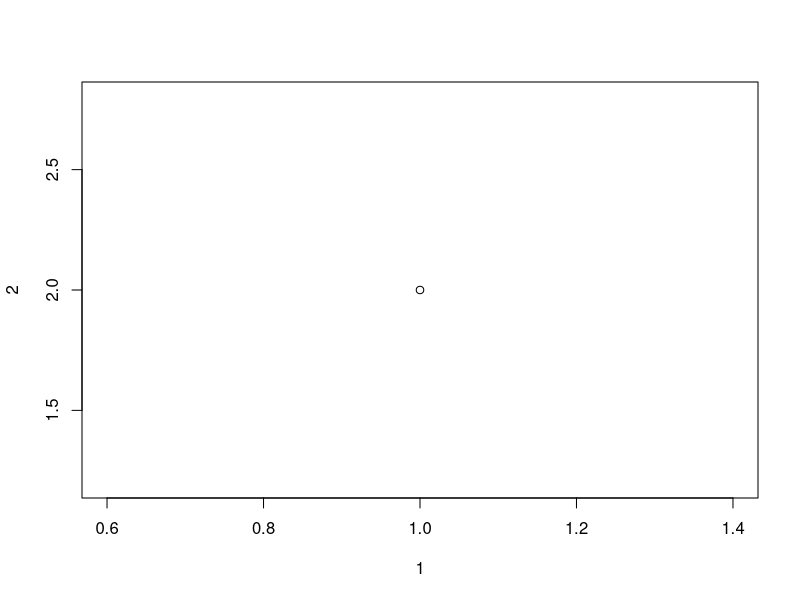
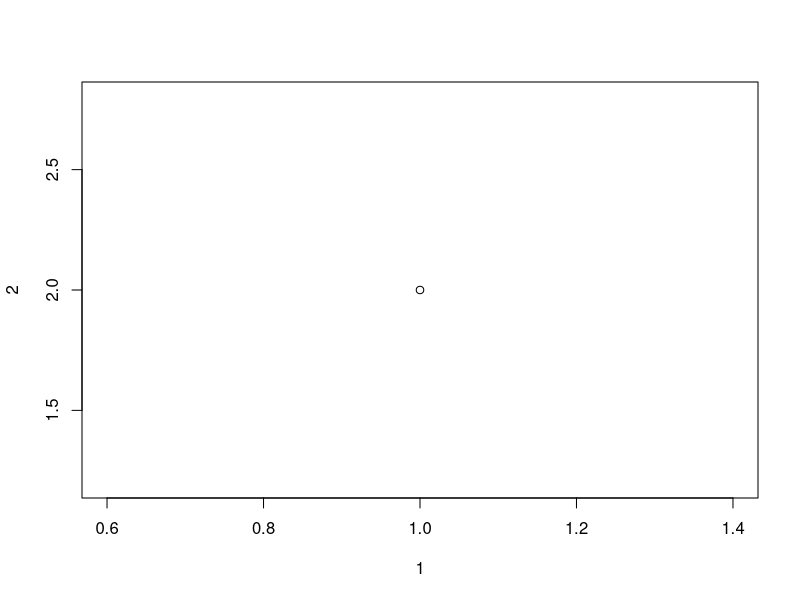
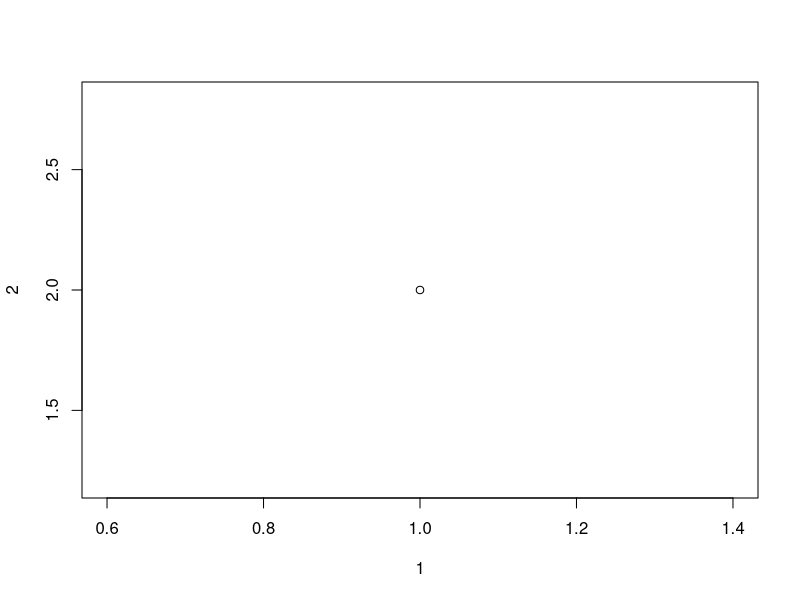
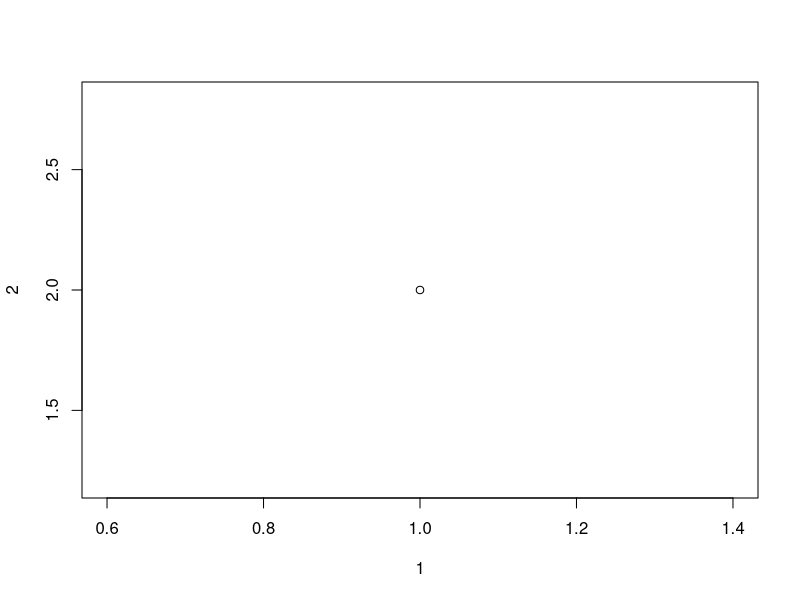
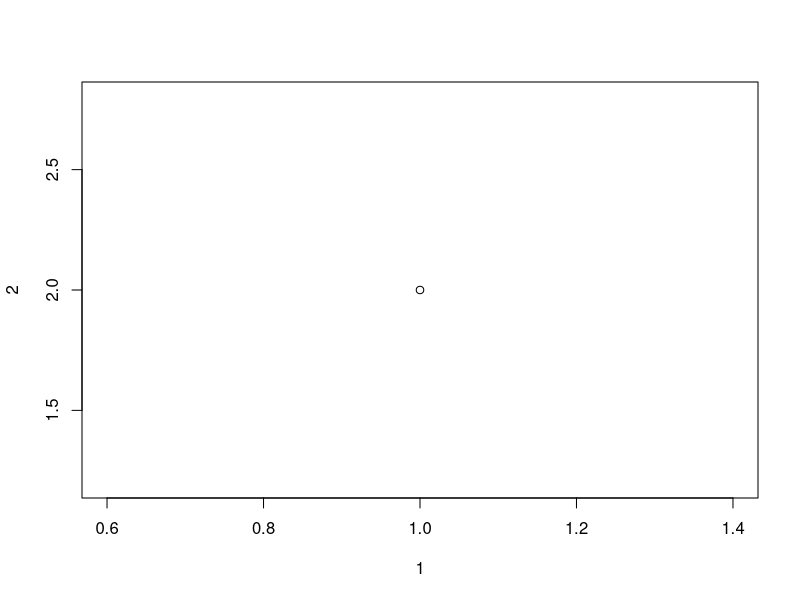
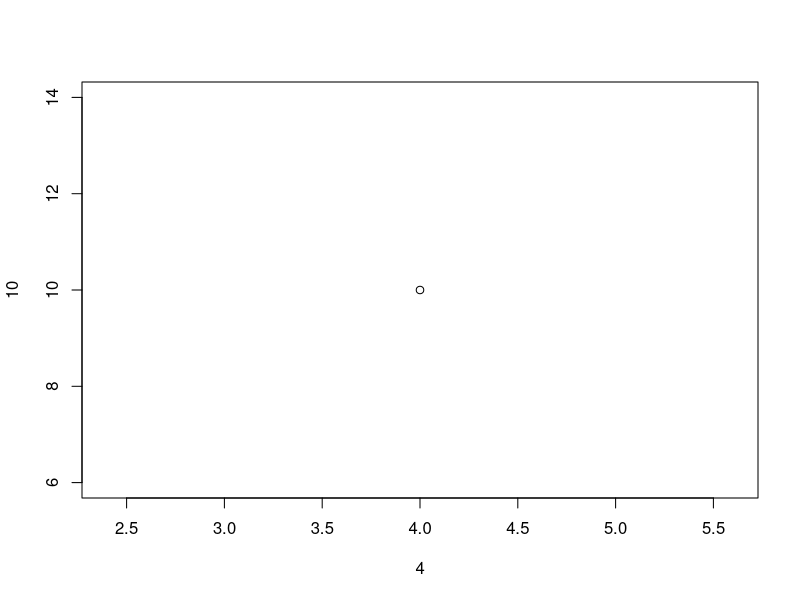
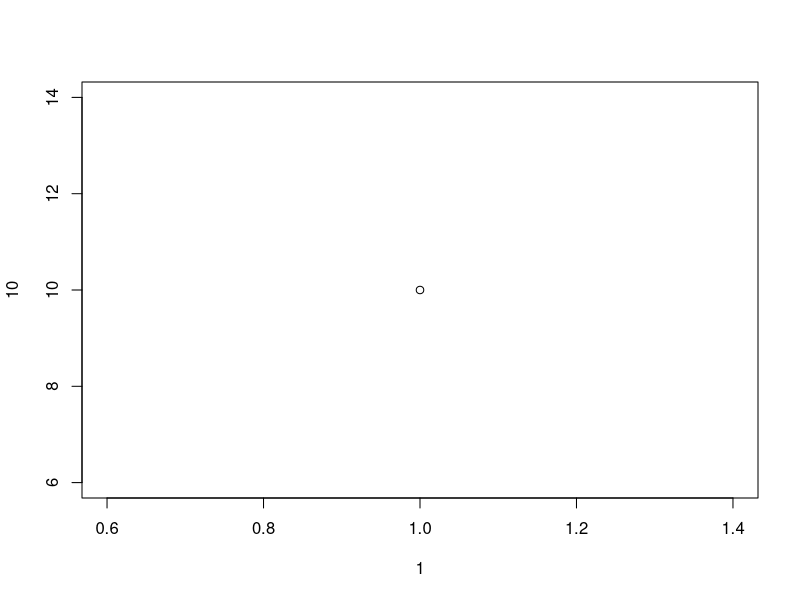
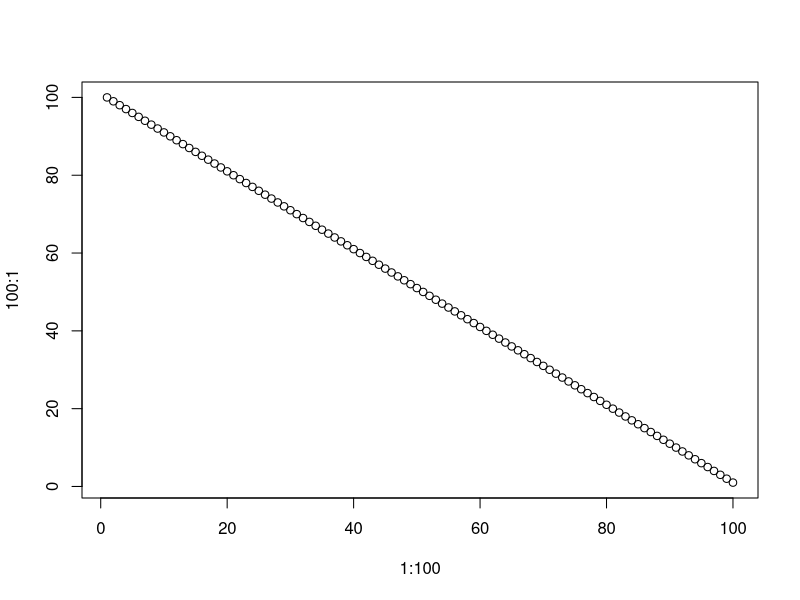

Write the R code that produced these figures, in order.
## ---- chunk 1
plot(x = 1, y = 2)
## ---- chunk 2
plot(x = 1, y = 2)
## ---- chunk 3
plot(x = 1, y = 2)
## ---- chunk 4
plot(x = 1, y = 2)
## ---- chunk 5
plot(x = 1, y = 2)
## ---- chunk 6
plot(x = 4, y = 10)
## ---- chunk 7
plot(x = 1, y = 10)
## ---- chunk 8
plot(x = 1:100, y = 100:1)
## ---- chunk 9
plot(x = 1:100, y = sqrt(100:1))
